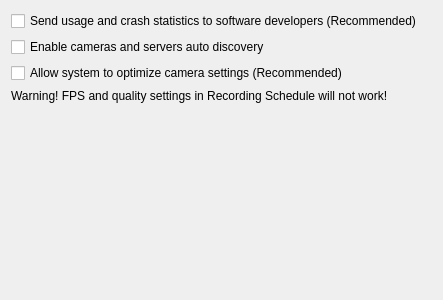
<?xml version="1.0" encoding="UTF-8"?>
<ui version="4.0">
 <class>CameraManagementWidget</class>
 <widget class="QWidget" name="CameraManagementWidget">
  <property name="geometry">
   <rect>
    <x>0</x>
    <y>0</y>
    <width>443</width>
    <height>300</height>
   </rect>
  </property>
  <property name="windowTitle">
   <string/>
  </property>
  <layout class="QVBoxLayout" name="verticalLayout">
   <item>
    <widget class="QCheckBox" name="statisticsReportCheckBox">
     <property name="text">
      <string>Send usage and crash statistics to software developers (Recommended)</string>
     </property>
    </widget>
   </item>
   <item>
    <widget class="QCheckBox" name="autoDiscoveryCheckBox">
     <property name="text">
      <string>Enable cameras and servers auto discovery</string>
     </property>
     <property name="tristate">
      <bool>true</bool>
     </property>
    </widget>
   </item>
   <item>
    <widget class="QCheckBox" name="autoSettingsCheckBox">
     <property name="text">
      <string>Allow system to optimize camera settings (Recommended)</string>
     </property>
    </widget>
   </item>
   <item>
    <widget class="QWidget" name="horizontalWidget" native="true">
     <layout class="QHBoxLayout" name="horizontalLayout_3">
      <property name="leftMargin">
       <number>0</number>
      </property>
      <property name="topMargin">
       <number>0</number>
      </property>
      <property name="rightMargin">
       <number>0</number>
      </property>
      <property name="bottomMargin">
       <number>0</number>
      </property>
      <item>
       <widget class="QLabel" name="settingsWarningLabel">
        <property name="text">
         <string>Warning! FPS and quality settings in Recording Schedule will not work!</string>
        </property>
       </widget>
      </item>
      <item>
       <widget class="QLabel" name="verticalSpacerLabel">
        <property name="text">
         <string notr="true"/>
        </property>
       </widget>
      </item>
     </layout>
    </widget>
   </item>
   <item>
    <spacer name="verticalSpacer">
     <property name="orientation">
      <enum>Qt::Vertical</enum>
     </property>
     <property name="sizeHint" stdset="0">
      <size>
       <width>20</width>
       <height>40</height>
      </size>
     </property>
    </spacer>
   </item>
  </layout>
 </widget>
 <resources/>
 <connections/>
</ui>
